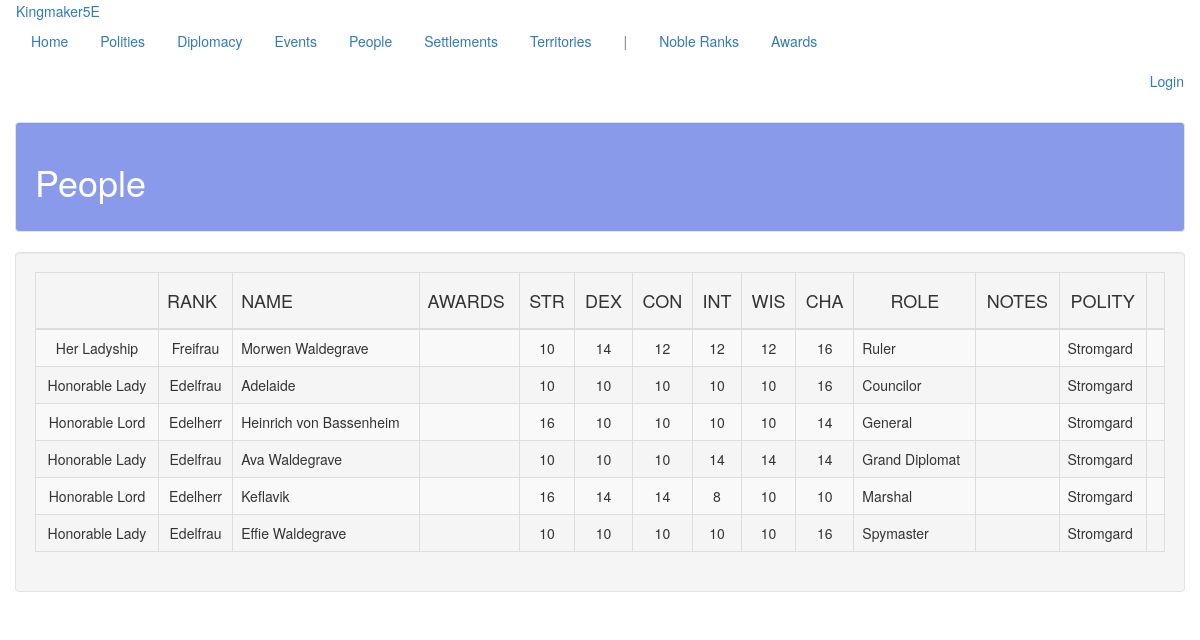
The page /people/ on the database its author committed.
### people/models.py (models this page shows, shortened)
class Person(models.Model):
    first_name = models.CharField(max_length=default_max_length)
    middle_name = models.CharField(max_length=default_max_length, blank=True)
    last_name = models.CharField(max_length=default_max_length, blank=True)
    gender = models.ForeignKey(
        Gender, on_delete=models.CASCADE, related_name='person', related_query_name='person')
    noble_rank = models.ForeignKey(
        NobleRank, on_delete=models.CASCADE, related_name='person', related_query_name='person',
        blank=True, null=True
    )
    awards = models.ManyToManyField(
        Award, blank=True,
        related_name='person', related_query_name='person',
    )
    str = models.IntegerField(default=10)
    dex = models.IntegerField(default=10)
    con = models.IntegerField(default=10)
    int = models.IntegerField(default=10)
    wis = models.IntegerField(default=10)
    cha = models.IntegerField(default=10)
    notes = models.TextField(blank=True)
    polity = models.ForeignKey(
        'polity.Polity', on_delete=models.CASCADE,
        related_name='person', related_query_name='person'
    )
    leadership_role = models.ForeignKey(
        LeadershipRole, on_delete=models.CASCADE, blank=True, null=True,
        related_name='person', related_query_name='person'
    )

class NobleRank(models.Model):
    rank = models.CharField(max_length=default_max_length)
    male_title = models.CharField(max_length=default_max_length)
    female_title = models.CharField(max_length=default_max_length)
    male_honorific = models.CharField(max_length=default_max_length)
    female_honorific = models.CharField(max_length=default_max_length)
    desc = models.TextField(blank=True)

class LeadershipRole(models.Model):
    name = models.CharField(max_length=default_max_length)
    ranking = models.IntegerField(default=0)

### polity/models.py (models this page shows, shortened)
class Polity(models.Model):
    name = models.CharField(max_length=default_max_length)
    government = models.ForeignKey(
        Government, on_delete=models.CASCADE,
        related_name='polity', related_query_name='polity')
    alignment_lc = models.ForeignKey(
        AlignmentLC, on_delete=models.CASCADE,
        related_name='polity', related_query_name='polity')
    alignment_ge = models.ForeignKey(
        AlignmentGE, on_delete=models.CASCADE,
        related_name='polity', related_query_name='polity')
    treasury = models.IntegerField(default=0)
    unrest = models.IntegerField(default=0)
    desc = models.TextField(default="", blank=True)
    tax_edict = models.ForeignKey(
        'core.TaxEdict', on_delete=models.CASCADE,
        related_name='polity', related_query_name='polity')
    promotion_edict = models.ForeignKey(
        'core.PromotionEdict', on_delete=models.CASCADE,
        related_name='polity', related_query_name='polity')
    holiday_edict = models.ForeignKey(
        'core.HolidayEdict', on_delete=models.CASCADE,
        related_name='polity', related_query_name='polity')
    recruitment_edict = models.ForeignKey(
        'core.RecruitmentEdict', on_delete=models.CASCADE,
        related_name='polity', related_query_name='polity')
    ruler_attribute_1 = models.ForeignKey(
        Attribute, on_delete=models.CASCADE, null=True, blank=True,
        related_name='polity_ruler_1', related_query_name='polity_ruler_1')
    ruler_attribute_2 = models.ForeignKey(
        Attribute, on_delete=models.CASCADE, null=True, blank=True,
        related_name='polity_ruler_2', related_query_name='polity_ruler_2')
    ruler_attribute_3 = models.ForeignKey(
        Attribute, on_delete=models.CASCADE, null=True, blank=True,
        related_name='polity_ruler_3', related_query_name='polity_ruler_3')
    spymaster_attribute = models.ForeignKey(
        Attribute, on_delete=models.CASCADE, null=True, blank=True,
        related_name='polity_spymaster', related_query_name='polity_spymaster')

### people/views.py (the view)
# urls.py: path('', views.people, name='people'),
def people(request):
    return show_all_items(
        request, app_name, a_obj, a_plural, sort='polity', sort_2='leadership_role',
        sort_3='last_name', sort_4='first_name',
    )

### common/views.py (called while the page is built)
def show_all_items(
        request, app_name, obj, obj_plural,
        sort=None, sort_2=None, sort_3=None, sort_4=None, sort_5=None
):
    obj_plural_s = obj_plural
    obj_plural = obj_plural.replace(' ', '_')
    if sort is None:
        items = obj.objects.all()
    elif sort_2 is None:
        items = obj.objects.order_by(sort)
    elif sort_3 is None:
        items = obj.objects.order_by(sort, sort_2)
    elif sort_4 is None:
        items = obj.objects.order_by(sort, sort_2, sort_3)
    elif sort_5 is None:
        items = obj.objects.order_by(sort, sort_2, sort_3, sort_4)
    else:
        items = obj.objects.order_by(sort, sort_2, sort_3, sort_4, sort_5)
    return render(
        request, '%s/%s.html' % (app_name, obj_plural),
        {'title': obj_plural_s.title(), obj_plural: items}
    )

### people/templates/people/people.html (shortened to what this page needs)
<!DOCTYPE html>
{% extends 'people/base.html' %}
{% block table_header %}
    <th class="th_ccell"><h4></h4></th>
    <th class="th_lcell"><h4>RANK</h4></th>
    <th class="th_lcell"><h4>NAME</h4></th>
    <th class="th_lcell"><h4>AWARDS</h4></th>
    <th class="th_ccell"><h4>STR</h4></th>
    <th class="th_ccell"><h4>DEX</h4></th>
    <th class="th_ccell"><h4>CON</h4></th>
    <th class="th_ccell"><h4>INT</h4></th>
    <th class="th_ccell"><h4>WIS</h4></th>
    <th class="th_ccell"><h4>CHA</h4></th>
    <th class="th_ccell"><h4>ROLE</h4></th>
    <th class="th_ccell"><h4>NOTES</h4></th>
    <th class="th_ccell"><h4>POLITY</h4></th>
    <th class="th_ccell"><h4></h4></th>
{% endblock %}
{% block table_body %}
    {% for person in people %}
        <tr>
            <td class="tb_ccell">
                {% if person.noble_rank is not None %}
                    {% if person.gender.name == "Female" %}
                        {{ person.noble_rank.female_honorific }}
                    {% else %}
                        {{ person.noble_rank.male_honorific }}
                    {% endif %}
                {% endif %}
            </td>
            <td class="tb_ccell">
                {% if person.noble_rank is not None %}
                    {% if person.gender.name == "Female" %}
                        {{ person.noble_rank.female_title }}
                    {% else %}
                        {{ person.noble_rank.male_title }}
                    {% endif %}
                {% endif %}
            </td>
            <td class="tb_lcell">
                {{ person.first_name }} {{ person.last_name }}
            </td>
            <td class="tb_ccell">{{ person.awards.all|join:", " }}</td>
            <td class="tb_ccell">{{ person.str }}</td>
            <td class="tb_ccell">{{ person.dex }}</td>
            <td class="tb_ccell">{{ person.con }}</td>
            <td class="tb_ccell">{{ person.int }}</td>
            <td class="tb_ccell">{{ person.wis }}</td>
            <td class="tb_ccell">{{ person.cha }}</td>
            <td class="tb_lcell">{{ person.leadership_role.name }}</td>
            <td class="tb_lcell">{{ person.notes }}</td>
            <td class="tb_lcell">{{ person.polity.name }}</td>
            <td class="tb_ccell">
            </td>
        </tr>
    {% endfor %}
{% endblock %}

### people/templates/people/base.html
<!DOCTYPE html>
{% extends 'table.html' %}
{% block subnav_items %}
    <li class="disabled"><a href="#">|</a></li>
    <li role="presentation"><a href="{% url 'people:noble_ranks' %}">
        Noble Ranks
    </a></li>
    <li role="presentation"><a href="{% url 'people:awards' %}">
        Awards
    </a></li>
{% endblock %}

### templates/table.html (shortened to what this page needs)
<!DOCTYPE html>
{% extends 'base.html' %}
{% block content %}
    <div class="well well-large">
        <table class="table table-striped table-hover table-bordered table-responsive">
            <thead>
            <tr>
                {% block table_header %}
                {% endblock %}
            </tr>
            </thead>
            <tbody>
                {% block table_body %}
                {% endblock %}
            </tbody>
        </table>
    </div>
{% endblock %}

### templates/base.html (shortened to what this page needs)
<!DOCTYPE html>
{% load staticfiles %}
<html lang="en">
<head>
    <link rel="stylesheet" href="//maxcdn.bootstrapcdn.com/bootstrap/3.2.0/css/bootstrap.css">
    <link href="/static/css/bootstrap-responsive.css" rel="stylesheet">
    <link href="{% static 'css/bootstrap.min.css' %}" rel="stylesheet" media="screen">
    <link href="{% static 'css/bootstrap-responsive.min.css' %}" rel="stylesheet" media="screen">
    <link rel="stylesheet" href="{% static 'css/custom.css' %}">
</head>
<body>
    <div class="container-fluid">
        <div class="navbar">
            <div class="navbar-inner">
                <a class="brand">Kingmaker5E</a>
                <ul class="nav nav-pills">
                    <li role="presentation"><a href="{% url 'core:home' %}">Home</a></li>
                    <li role="presentation"><a href="{% url 'polity:polities' %}">Polities</a></li>
                    <li role="presentation">
                        <a href="{% url 'diplomacy:diplomatic_relations' %}">
                            Diplomacy
                        </a>
                    </li>
                    <li role="presentation"><a href="{% url 'events:events' %}">Events</a></li>
                    <li role="presentation"><a href="{% url 'people:people' %}">People</a></li>
                    <li role="presentation">
                        <a href="{% url 'settlements:settlements' %}">
                        Settlements
                        </a>
                    </li>
                    <li role="presentation">
                        <a href="{% url 'territory:territories' %}">
                            Territories
                        </a>
                    </li>
                    {% block subnav_items %}{% endblock %}
                </ul>
                <ul class="nav nav-pills navbar-right">
                    <li role="presentation">
                        {% if user.is_authenticated %}
                            <a href="{% url 'logout' %}">Logout</a>
                        {% else %}
                            <a href="{% url 'login' %}">Login</a>
                        {% endif %}
                    </li>
                </ul>
            </div>
        </div>
        <div class="well well-large" style="background-color: #899AEB;">
            <h1 style="color: #ffffff;">{{ title }}</h1>
        </div>
        {% block content %}
        {% endblock %}
    </div>
</body>
</html>

### static/css/custom.css (style rules this page uses)
.th_ccell { text-align: center; padding: 20px 20px 20px 20px; }
.th_lcell { text-align: left; padding: 20px 20px 20px 20px; }
.tb_ccell { text-align: center; padding: 20px 20px 20px 20px; }
.tb_lcell { text-align: left; padding: 20px 20px 20px 20px; }

### rows shown on the page
Person: noble_rank.female_honorific "Her Ladyship", noble_rank.female_title "Freifrau", first_name "Morwen", last_name "Waldegrave", str "10", dex "14", con "12", int "12", wis "12", cha "16", leadership_role.name "Ruler", polity.name "Stromgard"
Person: noble_rank.female_honorific "Honorable Lady", noble_rank.female_title "Edelfrau", first_name "Adelaide", str "10", dex "10", con "10", int "10", wis "10", cha "16", leadership_role.name "Councilor", polity.name "Stromgard"
Person: noble_rank.male_honorific "Honorable Lord", noble_rank.male_title "Edelherr", first_name "Heinrich", last_name "von Bassenheim", str "16", dex "10", con "10", int "10", wis "10", cha "14", leadership_role.name "General", polity.name "Stromgard"
Person: noble_rank.female_honorific "Honorable Lady", noble_rank.female_title "Edelfrau", first_name "Ava", last_name "Waldegrave", str "10", dex "10", con "10", int "14", wis "14", cha "14", leadership_role.name "Grand Diplomat", polity.name "Stromgard"
Person: noble_rank.male_honorific "Honorable Lord", noble_rank.male_title "Edelherr", first_name "Keflavik", str "16", dex "14", con "14", int "8", wis "10", cha "10", leadership_role.name "Marshal", polity.name "Stromgard"
Person: noble_rank.female_honorific "Honorable Lady", noble_rank.female_title "Edelfrau", first_name "Effie", last_name "Waldegrave", str "10", dex "10", con "10", int "10", wis "10", cha "16", leadership_role.name "Spymaster", polity.name "Stromgard"

### other values the page prints
{{ title }} "People"
